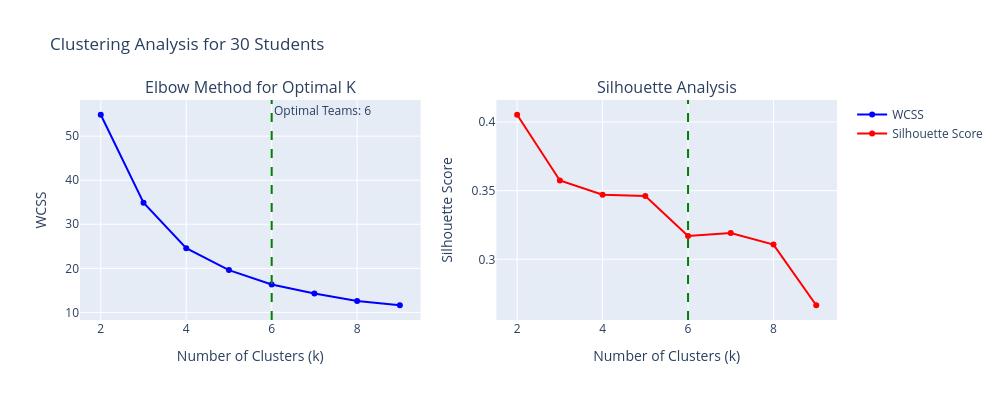

This figure's notebook cell:
### Code cell
from sklearn.cluster import KMeans, AgglomerativeClustering
from sklearn.mixture import GaussianMixture
from sklearn.metrics import silhouette_score, calinski_harabasz_score, davies_bouldin_score
from sklearn.decomposition import PCA
import plotly.graph_objects as go
from plotly.subplots import make_subplots

def get_optimal_teams_and_clusters(X_scaled, class_size, target_team_size=5):
    """
    Determine optimal number of teams and clusters for 4-6 student teams
    """
    # Calculate optimal number of teams based on class size and target team size
    min_teams = max(2, class_size // 6)  # Minimum teams (max 6 students per team)
    max_teams = min(class_size // 4, 8)  # Maximum teams (min 4 students per team, max 8 teams)
    optimal_teams = class_size // target_team_size  # Target teams (5 students per team)
    
    # Ensure optimal_teams is within bounds
    optimal_teams = max(min_teams, min(max_teams, optimal_teams))
    
    print(f"📊 TEAM SIZE OPTIMIZATION:")
    print(f"   Class size: {class_size} students")
    print(f"   Target team size: {target_team_size} students")
    print(f"   Optimal number of teams: {optimal_teams}")
    print(f"   Expected team sizes: {class_size // optimal_teams} students per team")
    print(f"   Remainder students: {class_size % optimal_teams} (will be distributed)")
    
    # Test different cluster numbers using elbow method and silhouette analysis
    max_k = min(optimal_teams + 3, len(X_scaled) - 1, 10)
    wcss = []
    silhouette_scores = []
    k_range = range(2, max_k + 1)
    
    for k in k_range:
        # K-Means clustering
        kmeans = KMeans(n_clusters=k, init='k-means++', random_state=42, n_init=10)
        cluster_labels = kmeans.fit_predict(X_scaled)
        
        # Calculate metrics
        wcss.append(kmeans.inertia_)
        sil_score = silhouette_score(X_scaled, cluster_labels)
        silhouette_scores.append(sil_score)
    
    # Create visualization
    fig = make_subplots(rows=1, cols=2, 
                       subplot_titles=['Elbow Method for Optimal K', 'Silhouette Analysis'])
    
    # Elbow plot
    fig.add_trace(go.Scatter(x=list(k_range), y=wcss, mode='lines+markers', 
                           name='WCSS', line=dict(color='blue')), row=1, col=1)
    
    # Silhouette plot
    fig.add_trace(go.Scatter(x=list(k_range), y=silhouette_scores, mode='lines+markers',
                           name='Silhouette Score', line=dict(color='red')), row=1, col=2)
    
    # Mark optimal team number
    fig.add_vline(x=optimal_teams, line_dash="dash", line_color="green", 
                 annotation_text=f"Optimal Teams: {optimal_teams}", row=1, col=1)
    fig.add_vline(x=optimal_teams, line_dash="dash", line_color="green", row=1, col=2)
    
    fig.update_layout(title_text=f'Clustering Analysis for {class_size} Students',
                     height=400, width=1000, showlegend=True)
    fig.update_xaxes(title_text="Number of Clusters (k)", row=1, col=1)
    fig.update_xaxes(title_text="Number of Clusters (k)", row=1, col=2)
    fig.update_yaxes(title_text="WCSS", row=1, col=1)
    fig.update_yaxes(title_text="Silhouette Score", row=1, col=2)
    fig.show()
    
    # Find best k based on silhouette score among reasonable values
    reasonable_k_range = range(max(2, optimal_teams-1), min(optimal_teams+2, len(silhouette_scores)+2))
    reasonable_indices = [k-2 for k in reasonable_k_range if k-2 < len(silhouette_scores)]
    
    if reasonable_indices:
        best_k_idx = max(reasonable_indices, key=lambda i: silhouette_scores[i])
        best_k = best_k_idx + 2
    else:
        best_k = optimal_teams
    
    print(f"\n🎯 CLUSTERING DECISION:")
    print(f"   Best k (clusters): {best_k}")
    print(f"   Silhouette score at k={best_k}: {silhouette_scores[best_k-2]:.4f}")
    print(f"   Target teams: {optimal_teams}")
    
    return best_k, optimal_teams

# Apply the optimization
optimal_k, optimal_teams = get_optimal_teams_and_clusters(X_scaled, len(class_df))
print(f"\n✅ Using {optimal_k} clusters to form {optimal_teams} teams of 4-6 students each")

### Figure 1 — Plotly figure (JSON) as saved in the notebook; plotly's stock layout.template omitted (floating-point values rounded to 4 significant figures)
{"data": [{"line": {"color": "blue"}, "mode": "lines+markers", "name": "WCSS", "type": "scatter", "x": [2, 3, 4, 5, 6, 7, 8, 9], "xaxis": "x", "y": [54.86, 34.89, 24.56, 19.6, 16.32, 14.29, 12.57, 11.62], "yaxis": "y"}, {"line": {"color": "red"}, "mode": "lines+markers", "name": "Silhouette Score", "type": "scatter", "x": [2, 3, 4, 5, 6, 7, 8, 9], "xaxis": "x2", "y": [0.4053, 0.3574, 0.347, 0.346, 0.3169, 0.3191, 0.3107, 0.2665], "yaxis": "y2"}], "layout": {"annotations": [{"font": {"size": 16}, "showarrow": false, "text": "Elbow Method for Optimal K", "x": 0.225, "xanchor": "center", "xref": "paper", "y": 1, "yanchor": "bottom", "yref": "paper"}, {"font": {"size": 16}, "showarrow": false, "text": "Silhouette Analysis", "x": 0.775, "xanchor": "center", "xref": "paper", "y": 1, "yanchor": "bottom", "yref": "paper"}, {"showarrow": false, "text": "Optimal Teams: 6", "x": 6, "xanchor": "left", "xref": "x", "y": 1, "yanchor": "top", "yref": "y domain"}], "height": 400, "shapes": [{"line": {"color": "green", "dash": "dash"}, "type": "line", "x0": 6, "x1": 6, "xref": "x", "y0": 0, "y1": 1, "yref": "y domain"}, {"line": {"color": "green", "dash": "dash"}, "type": "line", "x0": 6, "x1": 6, "xref": "x2", "y0": 0, "y1": 1, "yref": "y2 domain"}], "showlegend": true, "title": {"text": "Clustering Analysis for 30 Students"}, "width": 1000, "xaxis": {"anchor": "y", "domain": [0, 0.45], "title": {"text": "Number of Clusters (k)"}}, "xaxis2": {"anchor": "y2", "domain": [0.55, 1], "title": {"text": "Number of Clusters (k)"}}, "yaxis": {"anchor": "x", "domain": [0, 1], "title": {"text": "WCSS"}}, "yaxis2": {"anchor": "x2", "domain": [0, 1], "title": {"text": "Silhouette Score"}}}}
